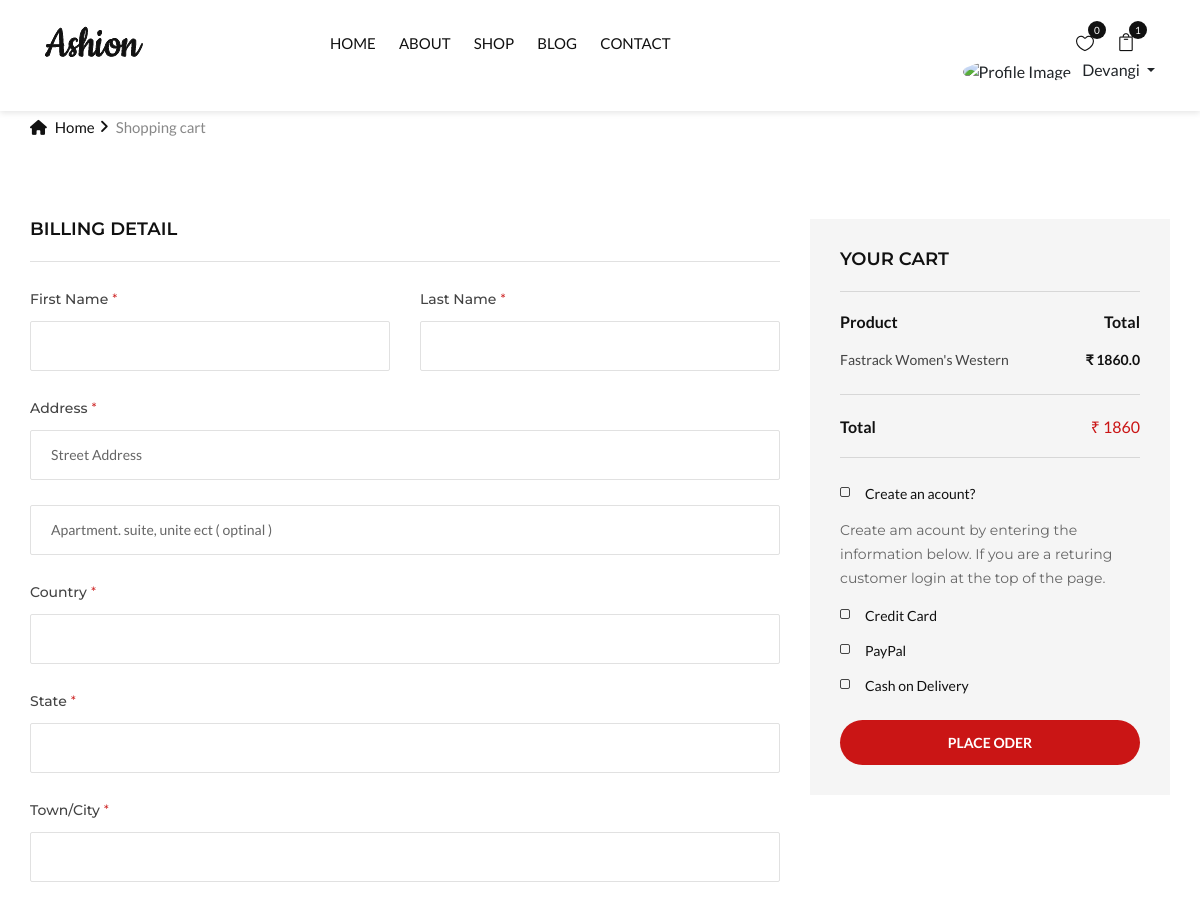
The page /checkout_page (signed in, upper part) on the database as committed earlier.
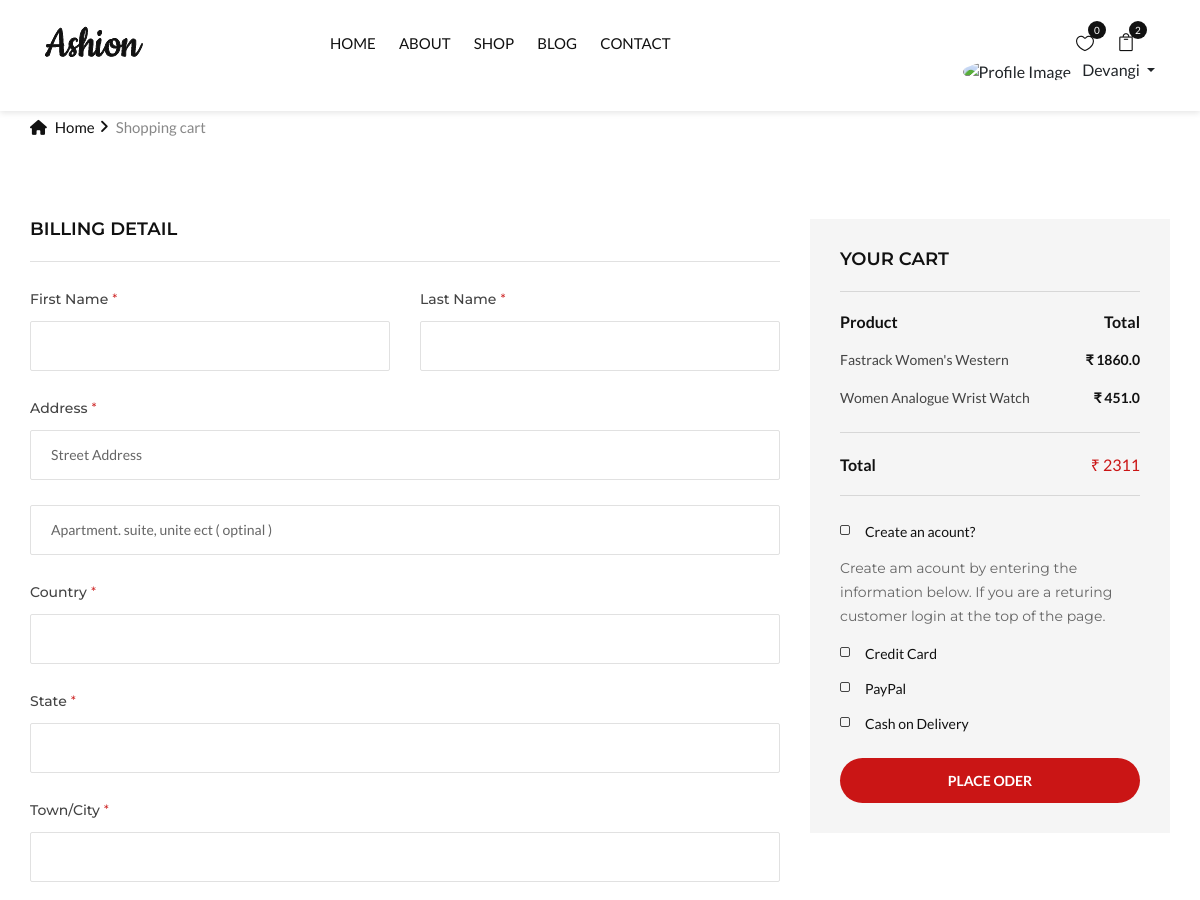
The same page on the database as committed later.
### EcommApp/models/cart.py (models this page shows, shortened)
class CartItem(models.Model):
    cart=models.ForeignKey(Cart,on_delete=models.CASCADE,related_name='items')
    product=models.ForeignKey("Product",on_delete=models.CASCADE)
    quantity=models.PositiveIntegerField(default=1)

### EcommApp/models/product.py (models this page shows, shortened)
class Product(models.Model):
    name=models.CharField(max_length=50)
    price=models.IntegerField(default=0)
    discount=models.IntegerField(default=0)
    category = models.ForeignKey(Category, on_delete=models.CASCADE, null=True)
    description=models.CharField(max_length=200,null=True,blank=True,default="")
    image1=models.ImageField(upload_to="uploads/products", blank=False, null=True)
    image2=models.ImageField(upload_to="uploads/products",  blank=True, null=True)
    image3=models.ImageField(upload_to="uploads/products",  blank=True, null=True)
    image4=models.ImageField(upload_to="uploads/products",  blank=True, null=True)
    image5=models.ImageField(upload_to="uploads/products",  blank=True, null=True)
    is_new = models.BooleanField(default=False)  # Mark product as new
    is_in_stock = models.BooleanField(default=True)  # Mark product as in stock

### EcommApp/views/checkout_page.py (the view)
# urls.py: path("checkout_page", Chckout_Page, name="checkout_page"),
def Chckout_Page(request):
    if not request.session['user_id']:
        messages.error(request, "Please log in to view your cart.")
        return redirect('login')
    cart = get_or_create_cart(request.session['user_email'])
    cart_items = cart.items.all()
    total_price = sum(item.product.discount * item.quantity for item in cart_items)
    return render(request, "checkoutPage.html", {"cart_items": cart_items, "total_price": total_price})

### EcommApp/templatetags/custom_filter.py (called while the page is built)
@register.filter(name='multiply')
def multiply(number, multiplier):
    try:
        return float(number) * float(multiplier)
    except (ValueError, TypeError):
        return 0

### EcommApp/views/cart_count.py (called while the page is built)
def Cart_Count(request):
    cart_count = 0
    if request.session.get('user_email'):  # Using 'user_email' from the session
        cart = get_or_create_cart(request.session.get('user_email'))
        cart_count = cart.items.count() if cart else 0
    return {'cartCount': cart_count}

### EcommApp/views/cart_utils.py (called while the page is built)
def get_or_create_cart(user_email):
    user = User.objects.get(email=user_email)
    cart, created = Cart.objects.get_or_create(user=user)
    return cart

### EcommApp/views/wishlist_count.py (called while the page is built)
def Wishlist_Count(request):
    wishlist_count = 0
    if request.session.get('user_email'):
        wishlist = get_or_create_wishlist(request.session.get('user_email'))
        wishlist_count = wishlist.items.count() if wishlist else 0
    return {'wishlistCount': wishlist_count}

### EcommApp/views/wishlist_utility.py (called while the page is built)
def get_or_create_wishlist(user_email):
    user = User.objects.get(email=user_email)
    wishlist, created = Wishlist.objects.get_or_create(user=user)
    return wishlist

### EcommApp/templates/checkoutPage.html (shortened to what the changed rows need)
{% extends 'navigation.html' %}
{% load custom_filter %}
{% block content %}
<section class="checkout spad">
    <div class="container">
        <form class="checkout__form" novalidate method="post" action="checkout/process">
            <div class="row">
                <div class="col-lg-4">
                    <div class="checkout__order">
                        <div class="checkout__order__product">
                            <ul>
                                <li>
                                    <span class="top__text">Product</span>
                                    <span class="top__text__right">Total</span>
                                </li>
                                {% for item in cart_items %}
                                <li>{{ item.product.name }} <span>₹ {{ item.product.discount|multiply:item.quantity }}</span></li>
                                {% endfor %}
                            </ul>
                        </div>
                        <div class="checkout__order__total">
                            {% if cart_items %}
                            <ul>
                                <li>Total <span id="cart-total">₹ {{ total_price }}</span></li>
                            </ul>
                            {% else %}
                            <p>Your cart is empty.</p>
                            {% endif %}
                        </div>
                    </div>
                </div>
            </div>
        </form>
    </div>
</section>
{% endblock %}

### EcommApp/templates/navigation.html (shortened to what this page needs)
{% load static %}
<!DOCTYPE html>
<html lang="">
<head>
    <link rel="stylesheet" href="{% static 'new/css/bootstrap.min.css' %}" type="text/css">
    <link rel="stylesheet" href="{% static 'new/css/font-awesome.min.css' %}" type="text/css">
    <link rel="stylesheet" href="{% static 'new/css/jquery-ui.min.css' %}" type="text/css">
    <link rel="stylesheet" href="{% static 'new/css/magnific-popup.css' %}" type="text/css">
    <link rel="stylesheet" href="{% static 'new/css/owl.carousel.min.css' %}" type="text/css">
    <link rel="stylesheet" href="{% static 'new/css/slicknav.min.css' %}" type="text/css">
    <link rel="stylesheet" href="{% static 'new/css/style.css' %}" type="text/css">
    <link rel="stylesheet" href="{% static 'css/fontawesome.min.css'}">
  <link rel="stylesheet" href="{% static 'new/css/fontawesome.css'}">
  <link rel="stylesheet" href="https://cdnjs.cloudflare.com/ajax/libs/font-awesome/6.7.2/css/all.min.css">
<link rel="stylesheet" href="{% static 'new/css/elegant-icons.css' %}" type="text/css">
<link rel="stylesheet" href="https://cdnjs.cloudflare.com/ajax/libs/noUiSlider/14.7.0/nouislider.min.css">
<link rel="stylesheet" type="text/css" href="{%static 'new/css/iofrm-style.css' %}">
<link rel="stylesheet" type="text/css" href="{%static 'new/css/iofrm-theme22.css' %}">
</head>
<body>
    <header class="header">
        <div class="container-fluid">
            <div class="row">
                <div class="col-xl-3 col-lg-2">
                    <div class="header__logo">
                        <a href=""><img src="{% static 'new/img/logo.png' %}" alt=""></a>
                    </div>
                </div>
                <div class="col-xl-6 col-lg-7">
                    <nav class="header__menu">
                        <ul>
                            <li class=""><a href="{% url 'home' %}">Home</a></li>
                            <li><a href="{% url 'about_us' %}">About</a></li>
                            <li><a href="{% url 'product' %}">Shop</a></li>
                            <li><a href="{% url 'blog' %}">Blog</a></li>
                            <li><a href="{% url 'contact' %}">Contact</a></li>
                        </ul>
                    </nav>
                </div>
                <div class="col-lg-3">
                    <div class="header__right">
                        <ul class="header__right__widget">
                            {% if request.session.user_id %}
                            <li id="wishlist-item">
                                <a href="{% url 'wishlist' %}">
                                    <span class="icon_heart_alt"></span>
                                    <div class="tip">
                                        <span id="wishlist-count">{{ wishlistCount }}</span>
                                    </div>
                                </a>
                            </li>
                            <li><a href="{% url 'cart_view' %}"><span class="icon_bag_alt"></span>
                                <div class="tip"><span id="cart-count" >{{ cartCount }}</span></div>
                            </a></li>
                            <div class="btn-group">
                                <b class=" dropdown-toggle" data-bs-toggle="dropdown" aria-expanded="false">
                                    <img src="{{ request.session.user_profileImg }}" alt="Profile Image" class="rounded-circle mr-2" width="30" height="30" style="object-fit: cover;">
                                    <span>{{ request.session.user_fname }}</span>
                                </b>
                            </div>
                            {% endif %}
                        </ul>
                    </div>
                </div>
            </div>
        </div>
    </header>
    {% block content %}{% endblock %}
</body>
</html>

Rows that differ between the two databases and show on the page:
added CartItem: product.name "Women Analogue Wrist Watch", product.discount|multiply "451.0"
Other text that changed with them:
{{ cartCount }}: "1" → "2"
{{ total_price }}: "1860" → "2311"
